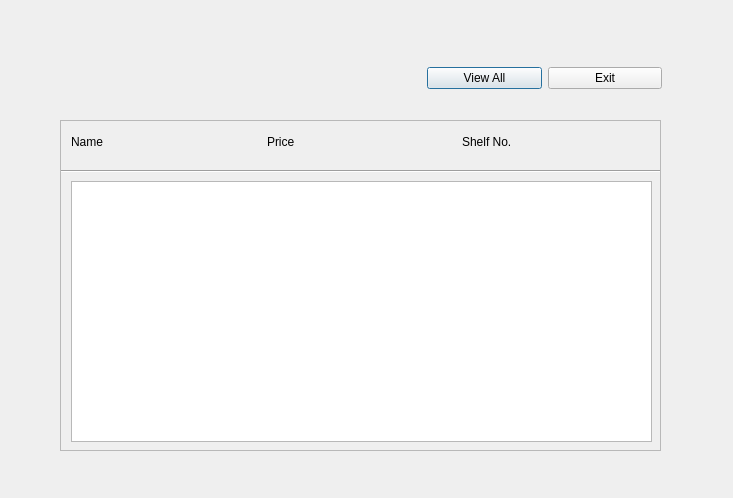
<?xml version="1.0" encoding="UTF-8"?>
<ui version="4.0">
 <class>viewDialog</class>
 <widget class="QDialog" name="viewDialog">
  <property name="geometry">
   <rect>
    <x>0</x>
    <y>0</y>
    <width>733</width>
    <height>498</height>
   </rect>
  </property>
  <property name="windowTitle">
   <string>Dialog</string>
  </property>
  <widget class="QScrollArea" name="scrollArea">
   <property name="geometry">
    <rect>
     <x>60</x>
     <y>120</y>
     <width>601</width>
     <height>331</height>
    </rect>
   </property>
   <property name="widgetResizable">
    <bool>true</bool>
   </property>
   <widget class="QWidget" name="scrollAreaWidgetContents_2">
    <property name="geometry">
     <rect>
      <x>0</x>
      <y>0</y>
      <width>599</width>
      <height>329</height>
     </rect>
    </property>
    <widget class="Line" name="line">
     <property name="geometry">
      <rect>
       <x>0</x>
       <y>40</y>
       <width>601</width>
       <height>20</height>
      </rect>
     </property>
     <property name="orientation">
      <enum>Qt::Horizontal</enum>
     </property>
    </widget>
    <widget class="QWidget" name="layoutWidget">
     <property name="geometry">
      <rect>
       <x>10</x>
       <y>10</y>
       <width>581</width>
       <height>21</height>
      </rect>
     </property>
     <layout class="QHBoxLayout" name="horizontalLayout">
      <item>
       <widget class="QLabel" name="label">
        <property name="text">
         <string>Name</string>
        </property>
       </widget>
      </item>
      <item>
       <widget class="QLabel" name="label_2">
        <property name="text">
         <string>Price</string>
        </property>
       </widget>
      </item>
      <item>
       <widget class="QLabel" name="label_3">
        <property name="text">
         <string>Shelf No.</string>
        </property>
       </widget>
      </item>
     </layout>
    </widget>
    <widget class="QListWidget" name="listWidget">
     <property name="geometry">
      <rect>
       <x>10</x>
       <y>60</y>
       <width>581</width>
       <height>261</height>
      </rect>
     </property>
    </widget>
    <widget class="QWidget" name="layoutWidget">
     <property name="geometry">
      <rect>
       <x>10</x>
       <y>70</y>
       <width>581</width>
       <height>21</height>
      </rect>
     </property>
     <layout class="QHBoxLayout" name="horizontalLayout_2">
      <item>
       <widget class="QLabel" name="label_name">
        <property name="text">
         <string/>
        </property>
       </widget>
      </item>
      <item>
       <widget class="QLabel" name="label_price">
        <property name="text">
         <string/>
        </property>
       </widget>
      </item>
      <item>
       <widget class="QLabel" name="label_desc">
        <property name="text">
         <string/>
        </property>
       </widget>
      </item>
     </layout>
    </widget>
   </widget>
  </widget>
  <widget class="QWidget" name="layoutWidget">
   <property name="geometry">
    <rect>
     <x>427</x>
     <y>60</y>
     <width>235</width>
     <height>36</height>
    </rect>
   </property>
   <layout class="QHBoxLayout" name="horizontalLayout_3">
    <item>
     <widget class="QPushButton" name="pushButton">
      <property name="text">
       <string>View All</string>
      </property>
     </widget>
    </item>
    <item>
     <widget class="QPushButton" name="pushButton_2">
      <property name="text">
       <string>Exit</string>
      </property>
     </widget>
    </item>
   </layout>
  </widget>
 </widget>
 <resources/>
 <connections/>
</ui>
